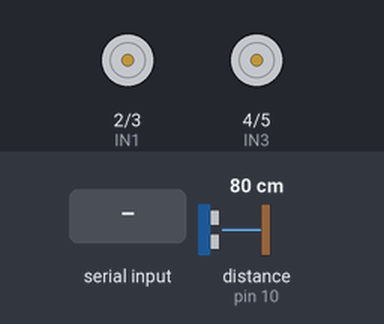
This sketch was run on a simulated Arduino Uno, built with avr-gcc and run on an emulated ATmega328P. Shown: motor-driver pin pairs drawn as motors (green arrow = first pin HIGH = forward, orange = second pin HIGH = backward, longer = more drive, scaled by the enable pin). The inputs (shaded band) are chosen by the test bench; at power-on: distance to the obstacle (sensor on pin 10) 80 cm. The echo pulse lasts 58.3 µs per cm; what the sketch prints to the serial monitor is not drawn.

Above: at 1.2 s.
1.3 s: "*avoid me#" received over the second serial link
At 2.1 s:
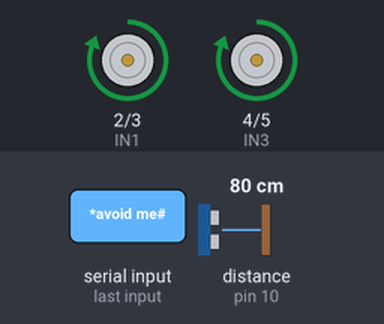
2.9 s: distance to the obstacle (sensor on pin 10) set to 31 cm
5.9 s: distance to the obstacle (sensor on pin 10) set to 26 cm
At 7.4 s:
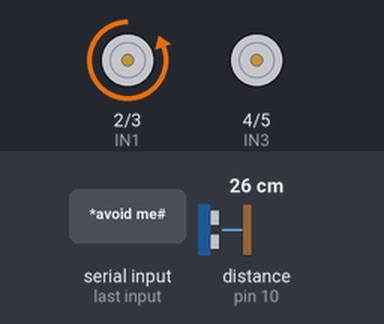
7.7 s: "*follow me#" received over the second serial link
At 9.0 s:
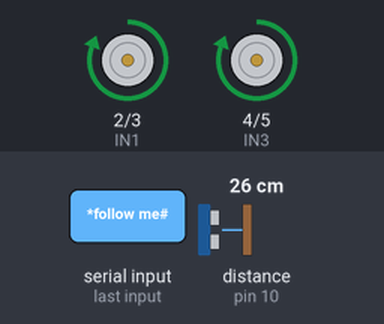
9.3 s: "*back#" received over the second serial link
At 10.4 s:
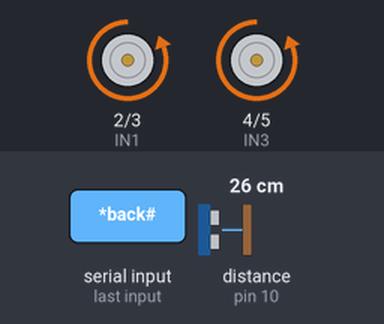
10.8 s: "*left#" received over the second serial link
At 12.2 s:
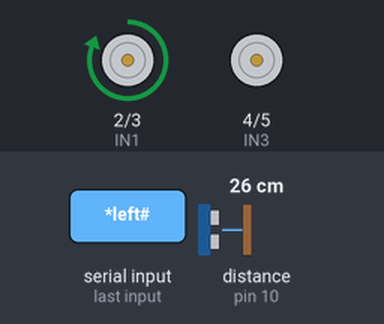
Timing chart, 0 to 13.3 s (numbered marks = the images above; inputs shaded):
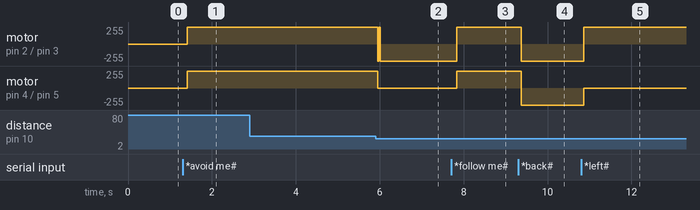

The sketch:

Car.ino
```cpp
#include <SoftwareSerial.h>

#define IN1 2      //IN1
#define IN2 3        //IN2
#define ENA 6          //ENA
#define ENB 7        //ENB
#define IN3 4          //IN3
#define IN4 5          //IN4
#define trigger 11      //Trigger
#define echo 10        //Echo
SoftwareSerial BT(0, 1); //TX, RX respetively

void followMe(void);
void avoidMe(void);
void back(void);
void left(void);
void right(void);
void stopm(void);
void forward(void);
void inputs(void);
void sharpright(void);

char val;
int duration;
float distance;
String readvoice;
int flag=0;
//flag = 0 -> Stop
//flag = 1 -> Forward
//flag = 2 -> Back
//flag = 3 -> Right
//flag = 4 -> Left
//flag = 5 -> FollowMe
//flag = 6 -> AvoidMe

void setup(void){
  BT.begin(9600);
  Serial.begin (9600);
  pinMode(trigger, OUTPUT);
  pinMode(echo, INPUT);
  pinMode(IN1 ,OUTPUT);
  pinMode(IN2,OUTPUT);
  pinMode(IN3,OUTPUT);
  pinMode(IN4,OUTPUT);
  pinMode(ENA,OUTPUT);
  pinMode(ENB,OUTPUT);
  digitalWrite(ENA,HIGH);
  digitalWrite(ENB,HIGH);
}


void loop(void) {

  while (BT.available()){  //Check if there is an available byte to read
    delay(10); //Delay added to make thing stable
    char c = BT.read(); //Conduct a serial read
    readvoice += c; //build the string- "forward", "reverse", "left" and "right"

    val = Serial.read();
    Serial.println(val);
  }
  if( val == 'F'){ // Forward
    digitalWrite(IN1, HIGH);
    digitalWrite(IN2, LOW);
    digitalWrite(IN3, HIGH);
    digitalWrite(IN4, LOW);
  }else if(val == 'B'){ // Backward
    digitalWrite(IN1, LOW);
    digitalWrite(IN2, HIGH);
    digitalWrite(IN3, LOW);
    digitalWrite(IN4, HIGH);
  }else if(val == 'L'){ //Left
    digitalWrite(IN1, LOW);
    digitalWrite(IN2, LOW);
    digitalWrite(IN3, HIGH);
    digitalWrite(IN4, LOW);
  }else if(val == 'R'){ //Right
    digitalWrite(IN1, HIGH);
    digitalWrite(IN2, LOW);
    digitalWrite(IN3, LOW);
    digitalWrite(IN4, LOW);
  }else if(val == 'S'){ //Stop
    digitalWrite(IN1, LOW);
    digitalWrite(IN2, LOW);
    digitalWrite(IN3, LOW);
    digitalWrite(IN4, LOW);
  }else if(val == 'I'){ //Forward Right
    digitalWrite(IN1, HIGH);
    digitalWrite(IN2, LOW);
    digitalWrite(IN3, LOW);
    digitalWrite(IN4, LOW);
  }else if(val == 'J'){ //Backward Right
    digitalWrite(IN1, LOW);
    digitalWrite(IN2, HIGH);
    digitalWrite(IN3, LOW);
    digitalWrite(IN4, LOW);
  }else if(val == 'G'){ //Forward Left
    digitalWrite(IN1, LOW);
    digitalWrite(IN2, LOW);
    digitalWrite(IN3, HIGH);
    digitalWrite(IN4, LOW);
  }else if(val == 'H'){ //Backward Left
    digitalWrite(IN1, LOW);
    digitalWrite(IN2, LOW);
    digitalWrite(IN3, LOW);
    digitalWrite(IN4, HIGH);
  }

  if (readvoice.length() > 0) {
    Serial.println(readvoice);
    if(readvoice == "*follow me#"){
      followMe();
      flag=5;
    }else if(readvoice == "*avoid me#"){
      avoidMe();
      flag = 6;
    }else if(readvoice == "*stop#"){
      stopm();
      flag = 0;
    }else if(readvoice == "*forward#"){
      flag=1;
      forward();
    }else if(readvoice == "*back#"){
      flag=2;
      back();
    }else if(readvoice == "*left#"){
      flag=4;
      left();
    }else if(readvoice == "*right#"){
      flag=3;
      right();
    }
  }
  if(flag == 1){
      forward();
  }else if(flag == 2){
      back();
  }else if(flag == 3){
      right();
  }else if(flag == 4){
      left();
  }else if(flag == 5){
      followMe();
  }else if(flag == 6){
      avoidMe();
  }
  readvoice="";
}


void followMe(void){
  digitalWrite(trigger, LOW);
  delayMicroseconds(2);
  digitalWrite(trigger, HIGH);
  delayMicroseconds(10);
  digitalWrite(trigger, LOW);
  duration = pulseIn(echo, HIGH);
  distance = (duration / 2) / 29.1;
  digitalWrite(trigger, LOW);
  Serial.print("forward Distance: ");
  Serial.println(distance);
  if(distance>30){
    digitalWrite(IN1, LOW);
    digitalWrite(IN2, LOW);
    digitalWrite(IN3, LOW);
    digitalWrite(IN4, LOW);
  }else{
    digitalWrite(IN1, HIGH);
    digitalWrite(IN2, LOW);
    digitalWrite(IN3, HIGH);
    digitalWrite(IN4, LOW);
  }
}
void avoidMe(void){
  digitalWrite(trigger, LOW);
  delayMicroseconds(2);
  digitalWrite(trigger, HIGH);
  delayMicroseconds(10);
  digitalWrite(trigger, LOW);
  duration = pulseIn(echo, HIGH);
  distance = (duration / 2) / 29.1;
  digitalWrite(trigger, LOW);
  Serial.print("forward Distance: ");
  Serial.println(distance);
  if(distance<30){
    digitalWrite(IN1, LOW);
    digitalWrite(IN2, LOW);
    digitalWrite(IN3, LOW);
    digitalWrite(IN4, LOW);
    back();
    left();
    right();
  }else{
    digitalWrite(IN1, HIGH);
    digitalWrite(IN2, LOW);
    digitalWrite(IN3, HIGH);
    digitalWrite(IN4, LOW);
  }
}
void forward(void){
  digitalWrite(trigger, LOW);
  delayMicroseconds(2);
  digitalWrite(trigger, HIGH);
  delayMicroseconds(10);
  digitalWrite(trigger, LOW);
  duration = pulseIn(echo, HIGH);
  distance = (duration / 2) / 29.1;
  digitalWrite(trigger, LOW);
  Serial.print("forward Distance: ");
  Serial.println(distance);
  if(distance<30){
    digitalWrite(IN1, LOW);
    digitalWrite(IN2, LOW);
    digitalWrite(IN3, LOW);
    digitalWrite(IN4, LOW);
    flag=0;
  }

  digitalWrite(IN1, HIGH);
  digitalWrite(IN2, LOW);
  digitalWrite(IN3, HIGH);
  digitalWrite(IN4, LOW);
}
void back(void){
  digitalWrite(IN1, LOW);
  digitalWrite(IN2, HIGH);
  digitalWrite(IN3, LOW);
  digitalWrite(IN4, HIGH);
}
void stopm(void){
  digitalWrite(IN1, LOW);
  digitalWrite(IN2, LOW);
  digitalWrite(IN3, LOW);
  digitalWrite(IN4, LOW);
}
void left(void){
  digitalWrite(IN1, HIGH);
  digitalWrite(IN2, LOW);
  digitalWrite(IN3, LOW);
  digitalWrite(IN4, LOW);
}
void right(void){
  digitalWrite(IN1, LOW);
  digitalWrite(IN2, HIGH);
  digitalWrite(IN3, LOW);
  digitalWrite(IN4, LOW);
}
```

Measured:
- the behaviour switches between 30 and 29 cm on distance to the obstacle (sensor on pin 10) (found by bisection; images 1 and 2)
- after the input at 1.3 s, motor on pin 2 (IN1) / pin 3 (IN2), motor on pin 4 (IN3) / pin 5 (IN4): stopped → forward 255/255 after 0.11 s
- after the input at 2.9 s, every drawn part: stays the same
- after the input at 5.9 s, motor on pin 2 (IN1) / pin 3 (IN2): forward 255/255 → backward 255/255 after 0.05 s; motor on pin 4 (IN3) / pin 5 (IN4): forward 255/255 → stopped after 0.05 s
- after the input at 7.7 s, motor on pin 2 (IN1) / pin 3 (IN2): backward 255/255 → forward 255/255 after 0.13 s; motor on pin 4 (IN3) / pin 5 (IN4): stopped → forward 255/255 after 0.13 s
- after the input at 9.3 s, motor on pin 2 (IN1) / pin 3 (IN2), motor on pin 4 (IN3) / pin 5 (IN4): forward 255/255 → backward 255/255 after 0.07 s
- after the input at 10.8 s, motor on pin 2 (IN1) / pin 3 (IN2): backward 255/255 → forward 255/255 after 0.06 s; motor on pin 4 (IN3) / pin 5 (IN4): backward 255/255 → stopped after 0.06 s
